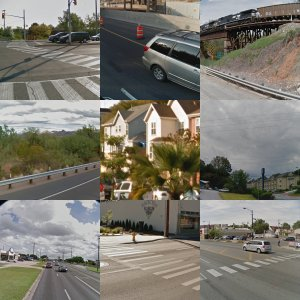
#> input picture data/images/test.jpg, 300 x 300 px; its folder holds 3 pictures in this run
$ jupyter execute --allow-errors '圖片下載.ipynb'
#> lines starting #> are read from the running program, lines starting #| are printed output that depends on the picture
[cell 1]
import urllib
from selenium import webdriver
from selenium.webdriver.chrome.options import Options
from webdriver_manager.chrome import ChromeDriverManager
import shutil
import os
import time

def init_driver():
    chrome_options = webdriver.ChromeOptions()
    ua = "Mozilla/5.0 (Windows NT 6.1; Win64; x64) AppleWebKit/537.36 (KHTML, like Gecko) Chrome/91.0.4472.114 Safari/537.36"
    chrome_options.add_argument("user-agent={}".format(ua))
    driver = webdriver.Chrome(executable_path=ChromeDriverManager().install(), options=chrome_options)
    return driver

# [19 lines left out: function check_image_same_row, not called in this run]

def download_image(url, name="train"):
    urllib.request.urlretrieve(url, "data/images/" + name + ".jpg")

# [20 lines left out: function move_image, not called in this run]

[cell 2]
url = "https://www.google.com/search?q="
query_key = "123"
#> (the rest of this cell did not finish here and is left out)

#> (a cell that did not finish here is left out)

## 圖片分析

[cell 4]
import cv2
import matplotlib.pyplot as plt

[cell 5]
# , cv2.IMREAD_GRAYSCALE
img = cv2.imread('data/images/test.jpg', cv2.IMREAD_GRAYSCALE)
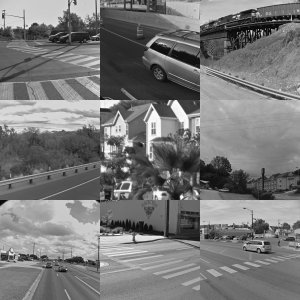
#> img: shape (300, 300); min 0, max 255, mean 120.4
img2 = cv2.imread('data/images/test2.jpg', cv2.IMREAD_GRAYSCALE)
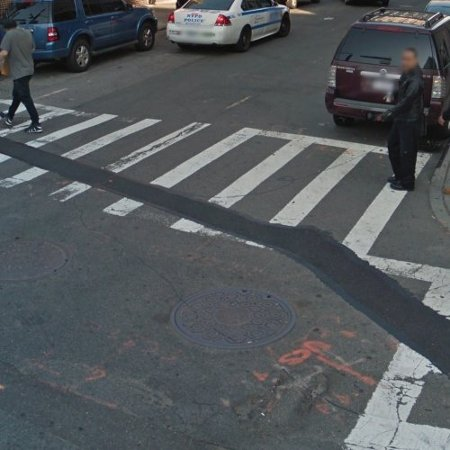
#> input picture data/images/test2.jpg, 450 x 450 px
#> img2: shape (450, 450); min 1, max 248, mean 86.3

[cell 6]
img.shape, plt.imshow(img2)

[cell 7]
x = img.shape[0]//3
#> x = 100

[cell 8]
def check_image_same_row(np_img):
    x = np_img.shape[0]//3 # 100
#> x = 100
    r = x
#> r = 100
    status = 0
    true = 0
    for i in range(0,2):
        r1_under = np_img[r-1:r,0:x] # 下行
        r2_above = np_img[r:r+1,0:x] # 上行
        r1_under_sum = sum(r1_under[0])
        r2_above_sum = sum(r2_above[0])
        np_pixel_diff = abs(r1_under_sum - r2_above_sum)
        # print("----->", np_pixel_diff, r1_under_sum, r2_above_sum)
        if np_pixel_diff < 200:
            true += 1
        r += x
#> this loop made 2 passes
#> (r1_under_sum, r2_above_sum, np_pixel_diff) on passes 1 to 2: (12493, 20370, 7877), (8702, 16755, 8053)
#> after the loop, r = 300; true = 0

    if true == 2:
        status = 1
    return status

def split_image():
    pass

[cell 9]
check_image_same_row(img)
#> Out = 0

[cell 10]
check_image_same_row(img2)
#> the loop in check_image_same_row (call 2), `for i in range(0,2):` made 2 passes
#> (r1_under_sum, r2_above_sum, np_pixel_diff) on passes 1 to 2: (14047, 14022, 25), (12147, 12236, 89)
#> Out = 1
